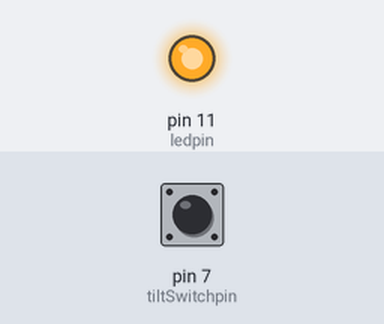
A sketch run on a simulated Arduino Uno, built with avr-gcc and run on an emulated ATmega328P. Parts: output pins drawn as LEDs (lit = HIGH). The inputs (shaded band) are chosen by the test bench; at power-on: pin 7 (tiltSwitchpin) HIGH.

Above: at 1.2 s.
1.3 s: pin 7 (tiltSwitchpin) pulled LOW for 0.15 s
At 1.37 s:
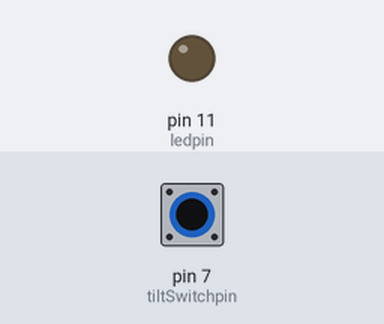
2.9 s: pin 7 (tiltSwitchpin) pulled LOW for 3.2 s
At 7.4 s:
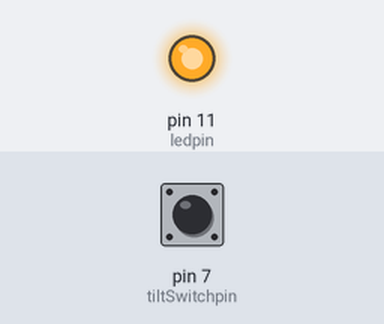
Timing chart, 0 to 8.9 s (numbered marks = the images above; inputs shaded):
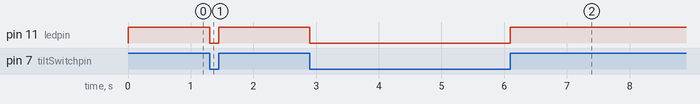

Measured:
- after the input at 1.3 s, pin 11 (ledpin): HIGH → LOW at once, → HIGH 0.15 s later
- after the input at 2.9 s, pin 11 (ledpin): HIGH → LOW at once, → HIGH 3.2 s later

The sketch:

tilt_switch.ino
```cpp
int ledpin = 11;     //definition digital 11 pins as pin to control the LED
int tiltSwitchpin = 7; //Set the digital 7 to tilt switch interface
int val;             //Define variable val

void setup() {
  pinMode(ledpin, OUTPUT);     //Define small lights interface for the output interface
  pinMode(tiltSwitchpin, INPUT_PULLUP); //define the tilt switch interface for input interface
}

void loop() {
  val = digitalRead(tiltSwitchpin); //Read the number seven level value is assigned to val
  if (val == LOW)        //Detect tilt switch is disconnected, the tilt switch when small lights go out
  {
    digitalWrite(ledpin, LOW); //Output low, LED OFF
  }
  else     //Detection of tilt switch is conduction, tilt the little lights up when the switch conduction
  {
    digitalWrite(ledpin, HIGH); //Output high, LED ON
  }
}
```
